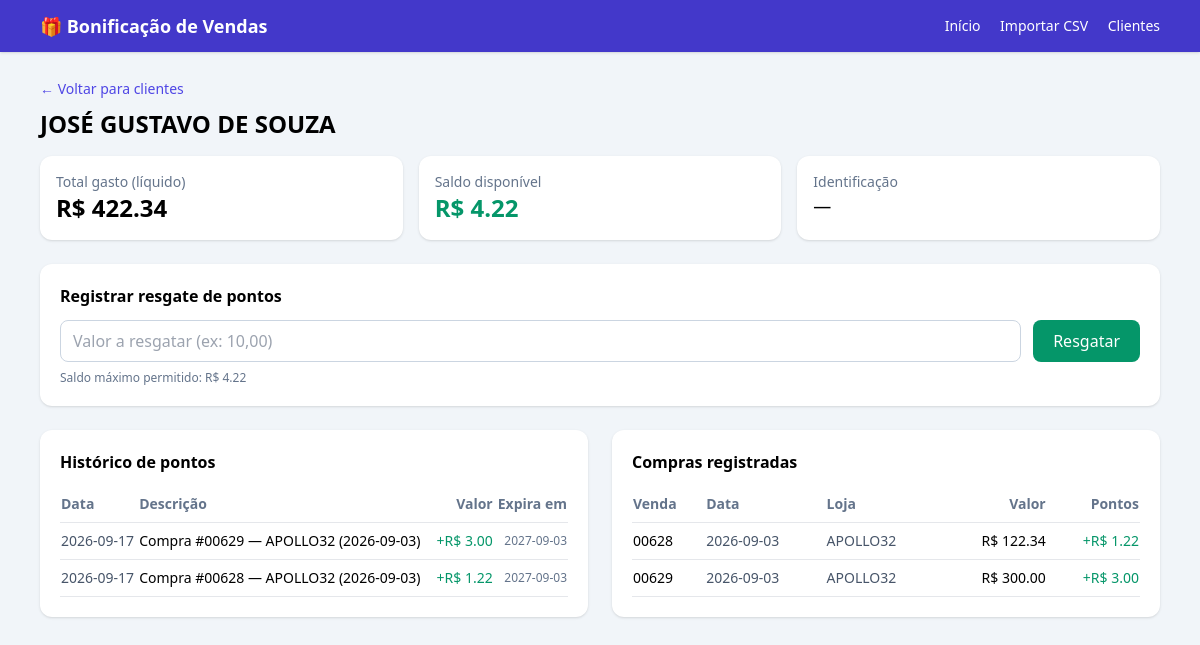
/cliente/9, run on the app's committed database.
### tables this page shows
CREATE TABLE clientes (
        id INTEGER PRIMARY KEY AUTOINCREMENT,
        nome TEXT NOT NULL,
        documento TEXT,
        telefone TEXT,
        criado_em TEXT DEFAULT CURRENT_TIMESTAMP
    );

CREATE TABLE movimentos_pontos (
        id INTEGER PRIMARY KEY AUTOINCREMENT,
        cliente_id INTEGER,
        pontos REAL,
        tipo TEXT,
        descricao TEXT,
        data_movimento TEXT DEFAULT CURRENT_TIMESTAMP,
        data_expiracao TEXT,
        venda_id INTEGER,
        FOREIGN KEY(cliente_id) REFERENCES clientes(id)
    );

CREATE TABLE vendas (
        id INTEGER PRIMARY KEY AUTOINCREMENT,
        numero_venda TEXT UNIQUE,
        cliente_id INTEGER,
        cliente_nome TEXT,
        loja TEXT,
        forma_pagamento TEXT,
        valor_bruto REAL,
        desconto REAL,
        valor_liquido REAL,
        data_venda TEXT,
        lote_id INTEGER,
        pontos_gerados REAL,
        FOREIGN KEY(cliente_id) REFERENCES clientes(id),
        FOREIGN KEY(lote_id) REFERENCES lotes_csv(id)
    );

### app.py (the view)
@app.route("/cliente/<int:cid>")
def extrato(cid):
    db = get_db()
    cur = db.cursor()
    cur.execute("SELECT * FROM clientes WHERE id = ?", (cid,))
    cliente = cur.fetchone()
    if not cliente:
        flash("Cliente não encontrado.", "erro")
        return redirect(url_for("clientes"))
    cur.execute("""SELECT * FROM movimentos_pontos
                   WHERE cliente_id = ? ORDER BY id DESC""", (cid,))
    movs = cur.fetchall()
    cur.execute("""SELECT * FROM vendas
                   WHERE cliente_id = ? ORDER BY data_venda DESC""", (cid,))
    vendas = cur.fetchall()
    saldo = calcular_saldo_cliente(db, cid)
    total_gasto = sum(float(v["valor_liquido"] or 0) for v in vendas)
    return render_template("extrato.html",
                           cliente=cliente, movimentos=movs, vendas=vendas,
                           saldo=saldo, total_gasto=total_gasto)

### app.py (called while the page is built)
def get_db():
    if "db" not in g:
        g.db = sqlite3.connect(DB_PATH)
        g.db.row_factory = sqlite3.Row
    return g.db

def calcular_saldo_cliente(db, cliente_id):
    hoje = datetime.now().strftime("%Y-%m-%d")
    cur = db.cursor()
    cur.execute("""
        UPDATE movimentos_pontos
        SET tipo = 'expiracao'
        WHERE cliente_id = ?
          AND tipo = 'credito'
          AND data_expiracao IS NOT NULL
          AND data_expiracao < ?
    """, (cliente_id, hoje))
    db.commit()
    cur.execute("""
        SELECT COALESCE(SUM(
            CASE WHEN tipo = 'credito' THEN pontos
                 WHEN tipo IN ('resgate','expiracao') THEN -ABS(pontos)
                 ELSE 0 END
        ), 0) AS saldo
        FROM movimentos_pontos
        WHERE cliente_id = ?
    """, (cliente_id,))
    return float(cur.fetchone()["saldo"] or 0)

### templates/extrato.html
{% extends "base.html" %}
{% block content %}
<a href="{{ url_for('clientes') }}" class="text-indigo-600 text-sm">← Voltar para clientes</a>
<h1 class="text-2xl font-bold mt-2 mb-4">{{ cliente['nome'] }}</h1>
<div class="grid grid-cols-1 sm:grid-cols-3 gap-4 mb-6">
  <div class="bg-white rounded-xl shadow p-4">
    <div class="text-sm text-slate-500">Total gasto (líquido)</div>
    <div class="text-2xl font-bold">R$ {{ '%.2f'|format(total_gasto) }}</div>
  </div>
  <div class="bg-white rounded-xl shadow p-4">
    <div class="text-sm text-slate-500">Saldo disponível</div>
    <div class="text-2xl font-bold text-emerald-600">R$ {{ '%.2f'|format(saldo) }}</div>
  </div>
  <div class="bg-white rounded-xl shadow p-4">
    <div class="text-sm text-slate-500">Identificação</div>
    <div class="text-lg">{{ cliente['documento'] or '—' }}</div>
  </div>
</div>
<div class="bg-white rounded-xl shadow p-5 mb-6">
  <h2 class="font-bold mb-3">Registrar resgate de pontos</h2>
  <form method="post" action="{{ url_for('resgatar', cid=cliente['id']) }}" class="flex gap-3">
    <input type="text" name="valor" placeholder="Valor a resgatar (ex: 10,00)"
           class="border border-slate-300 rounded-lg px-3 py-2 flex-1">
    <button class="bg-emerald-600 text-white px-5 py-2 rounded-lg hover:bg-emerald-700">
      Resgatar
    </button>
  </form>
  <p class="text-xs text-slate-500 mt-2">Saldo máximo permitido: R$ {{ '%.2f'|format(saldo) }}</p>
</div>
<div class="grid grid-cols-1 lg:grid-cols-2 gap-6">
  <div class="bg-white rounded-xl shadow p-5">
    <h2 class="font-bold mb-3">Histórico de pontos</h2>
    <div class="max-h-96 overflow-y-auto">
      <table class="w-full text-sm">
        <thead class="text-slate-500 border-b sticky top-0 bg-white">
          <tr>
            <th class="text-left py-2">Data</th>
            <th class="text-left">Descrição</th>
            <th class="text-right">Valor</th>
            <th class="text-right">Expira em</th>
          </tr>
        </thead>
        <tbody>
          {% for m in movimentos %}
          <tr class="border-b">
            <td class="py-2 text-slate-600">{{ m['data_movimento'][:10] }}</td>
            <td>{{ m['descricao'] }}</td>
            <td class="text-right font-medium
                       {% if m['tipo'] == 'credito' %}text-emerald-600
                       {% else %}text-red-600{% endif %}">
              {% if m['tipo'] == 'credito' %}+{% else %}−{% endif %}R$ {{ '%.2f'|format(m['pontos']) }}
            </td>
            <td class="text-right text-slate-500 text-xs">{{ m['data_expiracao'] or '—' }}</td>
          </tr>
          {% else %}
          <tr><td colspan="4" class="text-center py-4 text-slate-400">Sem movimentos.</td></tr>
          {% endfor %}
        </tbody>
      </table>
    </div>
  </div>
  <div class="bg-white rounded-xl shadow p-5">
    <h2 class="font-bold mb-3">Compras registradas</h2>
    <div class="max-h-96 overflow-y-auto">
      <table class="w-full text-sm">
        <thead class="text-slate-500 border-b sticky top-0 bg-white">
          <tr>
            <th class="text-left py-2">Venda</th>
            <th class="text-left">Data</th>
            <th class="text-left">Loja</th>
            <th class="text-right">Valor</th>
            <th class="text-right">Pontos</th>
          </tr>
        </thead>
        <tbody>
          {% for v in vendas %}
          <tr class="border-b">
            <td class="py-2">{{ v['numero_venda'] }}</td>
            <td class="text-slate-600">{{ v['data_venda'] }}</td>
            <td class="text-slate-600">{{ v['loja'] }}</td>
            <td class="text-right">R$ {{ '%.2f'|format(v['valor_liquido']) }}</td>
            <td class="text-right text-emerald-600">+R$ {{ '%.2f'|format(v['pontos_gerados']) }}</td>
          </tr>
          {% else %}
          <tr><td colspan="5" class="text-center py-4 text-slate-400">Sem compras.</td></tr>
          {% endfor %}
        </tbody>
      </table>
    </div>
  </div>
</div>
{% endblock %}

### data on the page
clientes: nome "JOSÉ GUSTAVO DE SOUZA"
movimentos_pontos: data_movimento "2026-09-17", descricao "Compra #00629 — APOLLO32 (2026-09-03)", pontos "3.00", data_expiracao "2027-09-03"
movimentos_pontos: data_movimento "2026-09-17", descricao "Compra #00628 — APOLLO32 (2026-09-03)", pontos "1.22", data_expiracao "2027-09-03"
vendas: numero_venda "00628", data_venda "2026-09-03", loja "APOLLO32", valor_liquido "122.34", pontos_gerados "1.22"
vendas: numero_venda "00629", data_venda "2026-09-03", loja "APOLLO32", valor_liquido "300.00", pontos_gerados "3.00"

### other printed values
{{ '%.2f'|format(total_gasto) }} "422.34"
{{ '%.2f'|format(saldo) }} "4.22"
{{ cliente['documento'] or '—' }} "—"
